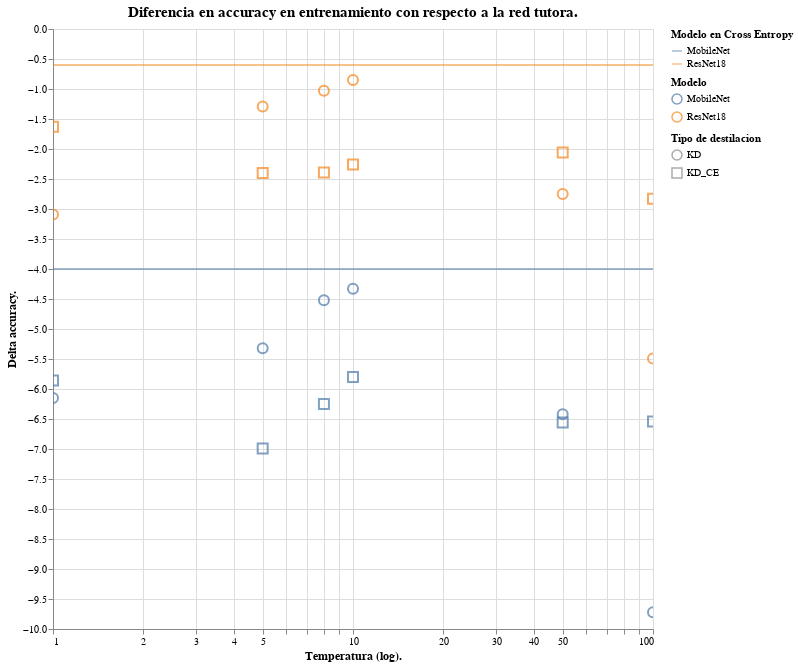

Here is the notebook cell this chart was saved with:
### Markdown cell above
### Valores de KD contra temperatura

### Code cell
source=data['students']['kd']['normal']
source['temp']=[int(i.split('-')[-1]) for i in source['distillation']]
source['dist']=[i.split(',')[0] for i in source['distillation']]

source['delta_test']=source['test_acc']-source['test_teacher/acc']
source['test/train']=source['test_acc']/source['train_acc']

chart=alt.Chart(source,title="Diferencia en accuracy en entrenamiento con respecto a la red tutora.").mark_point(size=100).encode(
        alt.Y("delta_test", type='quantitative',title="Delta accuracy.",scale=alt.Scale(zero=False,base=10,type='linear')),
        alt.X("temp", type='quantitative',title="Temperatura (log).",scale=alt.Scale(zero=False,base=10,type='log')),
        color=alt.Color('student', legend=alt.Legend(title="Modelo")),
        shape=alt.Shape('dist', legend=alt.Legend(title="Tipo de destilacion")),
        #size=50
    ).interactive()

bar=alt.Chart(bar_source).mark_rule(opacity=0.5).encode(
                    y='delta_test',
                    color=alt.Color('model', legend=alt.Legend(title="Modelo")),
                    stroke=alt.Stroke('model', legend=alt.Legend(title="Modelo en Cross Entropy")),
                    size=alt.value(2))
d=bar+chart
d.properties(width=600,height=600).configure_axis(titleFontSize=12).configure_title(fontSize=15)

### Figure 1 — Vega-Lite specification as saved in the notebook (floating-point values rounded to 4 significant figures)
{"config": {"view": {"continuousWidth": 400, "continuousHeight": 300}, "axis": {"titleFontSize": 12}, "title": {"fontSize": 15}}, "layer": [{"data": {"name": "data-84c7761525b4e21072f211150b98bac5"}, "mark": {"type": "rule", "opacity": 0.5}, "encoding": {"color": {"type": "nominal", "field": "model", "legend": {"title": "Modelo"}}, "size": {"value": 2}, "stroke": {"type": "nominal", "field": "model", "legend": {"title": "Modelo en Cross Entropy"}}, "y": {"type": "quantitative", "field": "delta_test"}}}, {"data": {"name": "data-fc36ee083b745963941ff8b426367489"}, "mark": {"type": "point", "size": 100}, "encoding": {"color": {"type": "nominal", "field": "student", "legend": {"title": "Modelo"}}, "shape": {"type": "nominal", "field": "dist", "legend": {"title": "Tipo de destilacion"}}, "x": {"type": "quantitative", "field": "temp", "scale": {"base": 10, "type": "log", "zero": false}, "title": "Temperatura (log)."}, "y": {"type": "quantitative", "field": "delta_test", "scale": {"base": 10, "type": "linear", "zero": false}, "title": "Delta accuracy."}}, "selection": {"selector082": {"type": "interval", "bind": "scales", "encodings": ["x", "y"]}}, "title": "Diferencia en accuracy en entrenamiento con respecto a la red tutora."}], "height": 600, "width": 600, "$schema": "https://vega.github.io/schema/vega-lite/v4.8.1.json", "datasets": {"data-84c7761525b4e21072f211150b98bac5": [{"model": "ResNet18", "test/acc": 93.34, "test/loss ": 0.5333, "train/acc": 99.85, "train/loss ": 0.004576, "epoch": 399, "train_step": 156400, "test_step": 40000, "test_acc": 93.34, "delta_test": -0.6, "test/train": 0.9348, "dist": "CE"}, {"model": "MobileNet", "test/acc": 89.94, "test/loss ": 0.5806, "train/acc": 99.54, "train/loss ": 0.01374, "epoch": 399, "train_step": 156400, "test_step": 40000, "test_acc": 89.94, "delta_test": -4.0, "test/train": 0.9035, "dist": "CE"}], "data-fc36ee083b745963941ff8b426367489": [{"Unnamed: 0": 0, "test_acc": 87.79, "test_teacher/acc": 93.94, "test_loss": 0.03968, "test_eval": 0.4199, "train_acc": 94.4, "train_teacher/acc": 99.91, "train_loss": 0.0156, "train_eval": 0.1557, "epoch": 50, "lr": 0.001, "resume": false, "epochs": 50, "train_batch_size": 128, "test_batch_size": 128, "student": "MobileNet", "teacher": "ResNet101", "distillation": "KD,T-1", "transform": "none,", "dataset": "None", "exp_name": "KD_normal", "temp": 1, "dist": "KD", "delta_test": -6.15, "test/train": 0.93}, {"Unnamed: 0": 1, "test_acc": 89.61, "test_teacher/acc": 93.94, "test_loss": 0.01116, "test_eval": 1.359, "train_acc": 94.69, "train_teacher/acc": 99.9, "train_loss": 0.007301, "train_eval": 0.4386, "epoch": 50, "lr": 0.001, "resume": false, "epochs": 50, "train_batch_size": 128, "test_batch_size": 128, "student": "MobileNet", "teacher": "ResNet101", "distillation": "KD,T-10", "transform": "none,", "dataset": "None", "exp_name": "KD_normal", "temp": 10, "dist": "KD", "delta_test": -4.33, "test/train": 0.9464}, {"Unnamed: 0": 2, "test_acc": 84.22, "test_teacher/acc": 93.94, "test_loss": 0.0004122, "test_eval": 2.145, "train_acc": 86.87, "train_teacher/acc": 99.91, "train_loss": 0.0002665, "train_eval": 1.368, "epoch": 50, "lr": 0.001, "resume": false, "epochs": 50, "train_batch_size": 128, "test_batch_size": 128, "student": "MobileNet", "teacher": "ResNet101", "distillation": "KD,T-100", "transform": "none,", "dataset": "None", "exp_name": "KD_normal", "temp": 100, "dist": "KD", "delta_test": -9.72, "test/train": 0.9695}, {"Unnamed: 0": 3, "test_acc": 88.62, "test_teacher/acc": 93.94, "test_loss": 0.02226, "test_eval": 1.119, "train_acc": 94.86, "train_teacher/acc": 99.92, "train_loss": 0.01261, "train_eval": 0.3385, "epoch": 50, "lr": 0.001, "resume": false, "epochs": 50, "train_batch_size": 128, "test_batch_size": 128, "student": "MobileNet", "teacher": "ResNet101", "distillation": "KD,T-5", "transform": "none,", "dataset": "None", "exp_name": "KD_normal", "temp": 5, "dist": "KD", "delta_test": -5.32, "test/train": 0.9343}, {"Unnamed: 0": 4, "test_acc": 87.52, "test_teacher/acc": 93.94, "test_loss": 0.0009924, "test_eval": 1.763, "train_acc": 91.28, "train_teacher/acc": 99.91, "train_loss": 0.0006638, "train_eval": 0.8471, "epoch": 50, "lr": 0.001, "resume": false, "epochs": 50, "train_batch_size": 128, "test_batch_size": 128, "student": "MobileNet", "teacher": "ResNet101", "distillation": "KD,T-50", "transform": "none,", "dataset": "None", "exp_name": "KD_normal", "temp": 50, "dist": "KD", "delta_test": -6.42, "test/train": 0.9588}, {"Unnamed: 0": 5, "test_acc": 89.42, "test_teacher/acc": 93.94, "test_loss": 0.01408, "test_eval": 1.295, "train_acc": 94.86, "train_teacher/acc": 99.89, "train_loss": 0.009106, "train_eval": 0.4043, "epoch": 50, "lr": 0.001, "resume": false, "epochs": 50, "train_batch_size": 128, "test_batch_size": 128, "student": "MobileNet", "teacher": "ResNet101", "distillation": "KD,T-8", "transform": "none,", "dataset": "None", "exp_name": "KD_normal", "temp": 8, "dist": "KD", "delta_test": -4.52, "test/train": 0.9427}, {"Unnamed: 0": 6, "test_acc": 88.08, "test_teacher/acc": 93.94, "test_loss": 0.2265, "test_eval": 0.4152, "train_acc": 94.35, "train_teacher/acc": 99.91, "train_loss": 0.08609, "train_eval": 0.1563, "epoch": 50, "lr": 0.001, "resume": false, "epochs": 50, "train_batch_size": 128, "test_batch_size": 128, "student": "MobileNet", "teacher": "ResNet101", "distillation": "KD_CE,T-1", "transform": "none,", "dataset": "None", "exp_name": "KD_normal", "temp": 1, "dist": "KD_CE", "delta_test": -5.86, "test/train": 0.9335}, {"Unnamed: 0": 7, "test_acc": 88.14, "test_teacher/acc": 93.94, "test_loss": 20.99, "test_eval": 0.4191, "train_acc": 94.65, "train_teacher/acc": 99.92, "train_loss": 7.49, "train_eval": 0.1492, "epoch": 50, "lr": 0.001, "resume": false, "epochs": 50, "train_batch_size": 128, "test_batch_size": 128, "student": "MobileNet", "teacher": "ResNet101", "distillation": "KD_CE,T-10", "transform": "none,", "dataset": "None", "exp_name": "KD_normal", "temp": 10, "dist": "KD_CE", "delta_test": -5.8, "test/train": 0.9312}, {"Unnamed: 0": 8, "test_acc": 87.4, "test_teacher/acc": 93.94, "test_loss": 2283.0, "test_eval": 0.4566, "train_acc": 94.55, "train_teacher/acc": 99.92, "train_loss": 775.2, "train_eval": 0.155, "epoch": 50, "lr": 0.001, "resume": false, "epochs": 50, "train_batch_size": 128, "test_batch_size": 128, "student": "MobileNet", "teacher": "ResNet101", "distillation": "KD_CE,T-100", "transform": "none,", "dataset": "None", "exp_name": "KD_normal", "temp": 100, "dist": "KD_CE", "delta_test": -6.54, "test/train": 0.9244}, {"Unnamed: 0": 9, "test_acc": 86.95, "test_teacher/acc": 93.94, "test_loss": 5.556, "test_eval": 0.4424, "train_acc": 94.68, "train_teacher/acc": 99.9, "train_loss": 1.906, "train_eval": 0.1504, "epoch": 50, "lr": 0.001, "resume": false, "epochs": 50, "train_batch_size": 128, "test_batch_size": 128, "student": "MobileNet", "teacher": "ResNet101", "distillation": "KD_CE,T-5", "transform": "none,", "dataset": "None", "exp_name": "KD_normal", "temp": 5, "dist": "KD_CE", "delta_test": -6.99, "test/train": 0.9183}, {"Unnamed: 0": 10, "test_acc": 87.38, "test_teacher/acc": 93.94, "test_loss": 538.3, "test_eval": 0.4307, "train_acc": 94.55, "train_teacher/acc": 99.89, "train_loss": 191.2, "train_eval": 0.153, "epoch": 50, "lr": 0.001, "resume": false, "epochs": 50, "train_batch_size": 128, "test_batch_size": 128, "student": "MobileNet", "teacher": "ResNet101", "distillation": "KD_CE,T-50", "transform": "none,", "dataset": "None", "exp_name": "KD_normal", "temp": 50, "dist": "KD_CE", "delta_test": -6.56, "test/train": 0.9242}, {"Unnamed: 0": 11, "test_acc": 87.69, "test_teacher/acc": 93.94, "test_loss": 14.07, "test_eval": 0.4387, "train_acc": 94.65, "train_teacher/acc": 99.91, "train_loss": 4.91, "train_eval": 0.1525, "epoch": 50, "lr": 0.001, "resume": false, "epochs": 50, "train_batch_size": 128, "test_batch_size": 128, "student": "MobileNet", "teacher": "ResNet101", "distillation": "KD_CE,T-8", "transform": "none,", "dataset": "None", "exp_name": "KD_normal", "temp": 8, "dist": "KD_CE", "delta_test": -6.25, "test/train": 0.9264}, {"Unnamed: 0": 12, "test_acc": 90.85, "test_teacher/acc": 93.94, "test_loss": 0.03698, "test_eval": 0.4017, "train_acc": 98.69, "train_teacher/acc": 99.89, "train_loss": 0.004213, "train_eval": 0.03897, "epoch": 50, "lr": 0.001, "resume": false, "epochs": 50, "train_batch_size": 128, "test_batch_size": 128, "student": "ResNet18", "teacher": "ResNet101", "distillation": "KD,T-1", "transform": "none,", "dataset": "None", "exp_name": "KD_normal", "temp": 1, "dist": "KD", "delta_test": -3.09, "test/train": 0.9205}, {"Unnamed: 0": 13, "test_acc": 93.09, "test_teacher/acc": 93.94, "test_loss": 0.005187, "test_eval": 0.7573, "train_acc": 99.0, "train_teacher/acc": 99.91, "train_loss": 0.002482, "train_eval": 0.0482, "epoch": 50, "lr": 0.001, "resume": false, "epochs": 50, "train_batch_size": 128, "test_batch_size": 128, "student": "ResNet18", "teacher": "ResNet101", "distillation": "KD,T-10", "transform": "none,", "dataset": "None", "exp_name": "KD_normal", "temp": 10, "dist": "KD", "delta_test": -0.85, "test/train": 0.9403}, {"Unnamed: 0": 14, "test_acc": 88.45, "test_teacher/acc": 93.94, "test_loss": 0.0002914, "test_eval": 1.389, "train_acc": 92.37, "train_teacher/acc": 99.89, "train_loss": 0.0001686, "train_eval": 0.5819, "epoch": 50, "lr": 0.001, "resume": false, "epochs": 50, "train_batch_size": 128, "test_batch_size": 128, "student": "ResNet18", "teacher": "ResNet101", "distillation": "KD,T-100", "transform": "none,", "dataset": "None", "exp_name": "KD_normal", "temp": 100, "dist": "KD", "delta_test": -5.49, "test/train": 0.9575}, {"Unnamed: 0": 15, "test_acc": 92.65, "test_teacher/acc": 93.94, "test_loss": 0.01204, "test_eval": 0.7325, "train_acc": 98.96, "train_teacher/acc": 99.89, "train_loss": 0.004146, "train_eval": 0.05265, "epoch": 50, "lr": 0.001, "resume": false, "epochs": 50, "train_batch_size": 128, "test_batch_size": 128, "student": "ResNet18", "teacher": "ResNet101", "distillation": "KD,T-5", "transform": "none,", "dataset": "None", "exp_name": "KD_normal", "temp": 5, "dist": "KD", "delta_test": -1.29, "test/train": 0.9362}, {"Unnamed: 0": 16, "test_acc": 91.19, "test_teacher/acc": 93.94, "test_loss": 0.0005733, "test_eval": 0.9481, "train_acc": 96.9, "train_teacher/acc": 99.88, "train_loss": 0.0003462, "train_eval": 0.1805, "epoch": 50, "lr": 0.001, "resume": false, "epochs": 50, "train_batch_size": 128, "test_batch_size": 128, "student": "ResNet18", "teacher": "ResNet101", "distillation": "KD,T-50", "transform": "none,", "dataset": "None", "exp_name": "KD_normal", "temp": 50, "dist": "KD", "delta_test": -2.75, "test/train": 0.9411}, {"Unnamed: 0": 17, "test_acc": 92.91, "test_teacher/acc": 93.94, "test_loss": 0.006857, "test_eval": 0.7865, "train_acc": 99.02, "train_teacher/acc": 99.9, "train_loss": 0.003181, "train_eval": 0.04594, "epoch": 50, "lr": 0.001, "resume": false, "epochs": 50, "train_batch_size": 128, "test_batch_size": 128, "student": "ResNet18", "teacher": "ResNet101", "distillation": "KD,T-8", "transform": "none,", "dataset": "None", "exp_name": "KD_normal", "temp": 8, "dist": "KD", "delta_test": -1.03, "test/train": 0.9383}, {"Unnamed: 0": 18, "test_acc": 92.31, "test_teacher/acc": 93.94, "test_loss": 0.1839, "test_eval": 0.3355, "train_acc": 98.59, "train_teacher/acc": 99.89, "train_loss": 0.02301, "train_eval": 0.04102, "epoch": 50, "lr": 0.001, "resume": false, "epochs": 50, "train_batch_size": 128, "test_batch_size": 128, "student": "ResNet18", "teacher": "ResNet101", "distillation": "KD_CE,T-1", "transform": "none,", "dataset": "None", "exp_name": "KD_normal", "temp": 1, "dist": "KD_CE", "delta_test": -1.63, "test/train": 0.9363}, {"Unnamed: 0": 19, "test_acc": 91.68, "test_teacher/acc": 93.94, "test_loss": 20.92, "test_eval": 0.4181, "train_acc": 98.77, "train_teacher/acc": 99.9, "train_loss": 1.864, "train_eval": 0.03707, "epoch": 50, "lr": 0.001, "resume": false, "epochs": 50, "train_batch_size": 128, "test_batch_size": 128, "student": "ResNet18", "teacher": "ResNet101", "distillation": "KD_CE,T-10", "transform": "none,", "dataset": "None", "exp_name": "KD_normal", "temp": 10, "dist": "KD_CE", "delta_test": -2.26, "test/train": 0.9282}, {"Unnamed: 0": 20, "test_acc": 91.11, "test_teacher/acc": 93.94, "test_loss": 2181.0, "test_eval": 0.4362, "train_acc": 98.56, "train_teacher/acc": 99.9, "train_loss": 206.1, "train_eval": 0.04123, "epoch": 50, "lr": 0.001, "resume": false, "epochs": 50, "train_batch_size": 128, "test_batch_size": 128, "student": "ResNet18", "teacher": "ResNet101", "distillation": "KD_CE,T-100", "transform": "none,", "dataset": "None", "exp_name": "KD_normal", "temp": 100, "dist": "KD_CE", "delta_test": -2.83, "test/train": 0.9244}, {"Unnamed: 0": 21, "test_acc": 91.54, "test_teacher/acc": 93.94, "test_loss": 5.297, "test_eval": 0.423, "train_acc": 98.52, "train_teacher/acc": 99.91, "train_loss": 0.5367, "train_eval": 0.04225, "epoch": 50, "lr": 0.001, "resume": false, "epochs": 50, "train_batch_size": 128, "test_batch_size": 128, "student": "ResNet18", "teacher": "ResNet101", "distillation": "KD_CE,T-5", "transform": "none,", "dataset": "None", "exp_name": "KD_normal", "temp": 5, "dist": "KD_CE", "delta_test": -2.4, "test/train": 0.9292}, {"Unnamed: 0": 22, "test_acc": 91.88, "test_teacher/acc": 93.94, "test_loss": 490.3, "test_eval": 0.3922, "train_acc": 98.63, "train_teacher/acc": 99.9, "train_loss": 50.53, "train_eval": 0.04042, "epoch": 50, "lr": 0.001, "resume": false, "epochs": 50, "train_batch_size": 128, "test_batch_size": 128, "student": "ResNet18", "teacher": "ResNet101", "distillation": "KD_CE,T-50", "transform": "none,", "dataset": "None", "exp_name": "KD_normal", "temp": 50, "dist": "KD_CE", "delta_test": -2.06, "test/train": 0.9316}, {"Unnamed: 0": 23, "test_acc": 91.55, "test_teacher/acc": 93.94, "test_loss": 12.8, "test_eval": 0.3995, "train_acc": 98.55, "train_teacher/acc": 99.9, "train_loss": 1.344, "train_eval": 0.04166, "epoch": 50, "lr": 0.001, "resume": false, "epochs": 50, "train_batch_size": 128, "test_batch_size": 128, "student": "ResNet18", "teacher": "ResNet101", "distillation": "KD_CE,T-8", "transform": "none,", "dataset": "None", "exp_name": "KD_normal", "temp": 8, "dist": "KD_CE", "delta_test": -2.39, "test/train": 0.929}]}}
